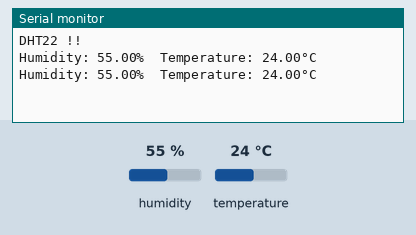
Simulated run of this sketch. Board: Arduino Uno, built with avr-gcc and run on an emulated ATmega328P. Parts: the last lines printed to the serial monitor. Inputs (shaded band) come from the test bench; at power-on: humidity 55 %, temperature 24 °C.

Above: at 2.8 s.
2.9 s: humidity set to 22 %
At 4.4 s:
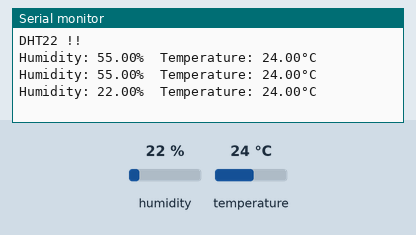
5.6 s: temperature set to 12 °C
At 7.4 s:
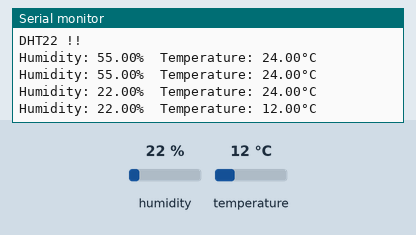
8.3 s: humidity set to 40 %
At 10.9 s:
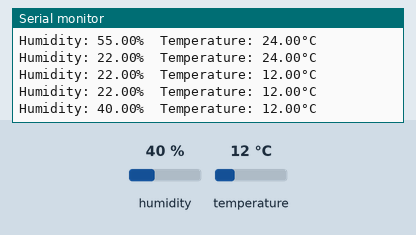
Timing chart, 0 to 12.4 s (numbered marks = the images above; inputs shaded):
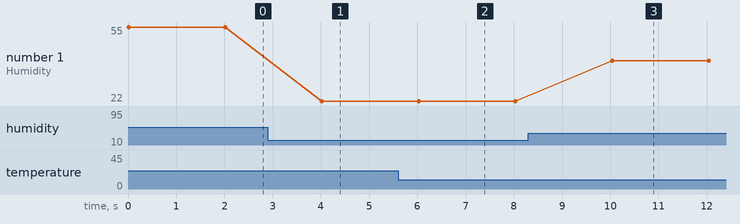

The sketch:

DHT22-example.ino
```cpp
#include "DHT.h"

#define DHTPIN 2
#define DHTTYPE DHT22

DHT dht(DHTPIN, DHTTYPE);

void setup() {
  Serial.begin(9600);
  Serial.println(F("DHT22 !!"));

  dht.begin();

}

void loop() {
  float temperature = dht.readTemperature();
  float humidity = dht.readHumidity();

  Serial.print(F("Humidity: "));
  Serial.print(humidity);
  Serial.print(F("%  Temperature: "));
  Serial.print(temperature);
  Serial.println(F("°C "));


  delay(2000);
}
```

Measured:
- after the input at 2.9 s, the serial monitor: prints a new line after 1.1 s (image 1)
- after the input at 5.6 s, the serial monitor: prints a new line after 0.42 s (image 2)
- after the input at 8.3 s, the serial monitor: prints a new line after 1.7 s (image 3)
- plotted number 1: 22 → 40 after the input at 8.3 s
